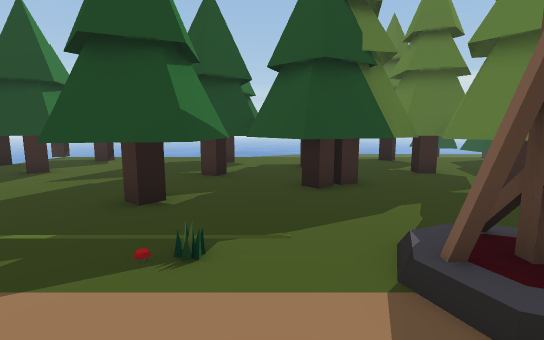
view 1 (above)

17 first-person views from a walk through a Unity game level. The camera is 1.3 m above the floor, tilts 8° down and sees 85° across. The floor is counted in squares, 1 m on a side. Each view is taken from the middle of a square. On the plan, view 1 faces up. The plan holds only what a view shows up to about 14 squares ahead; the rest is blank. The place goes on beyond the plan.

view 2
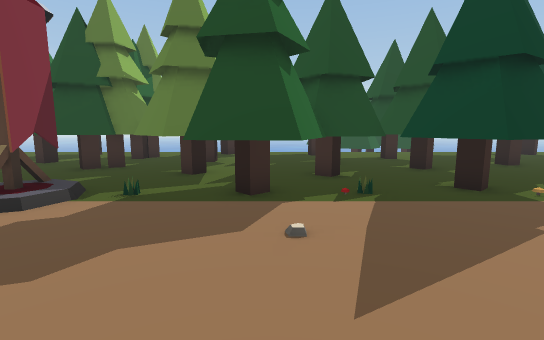

view 3
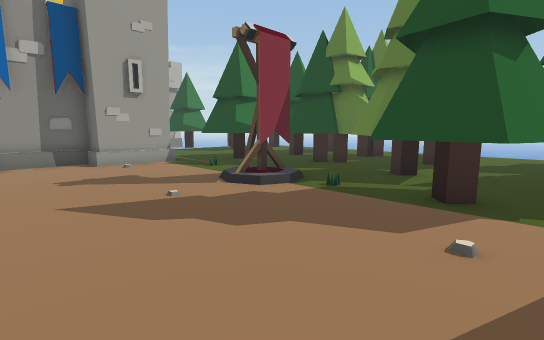

view 4
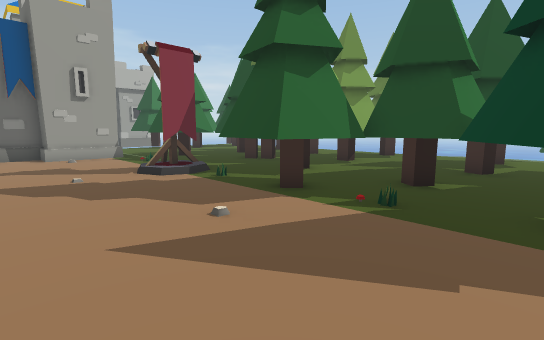

view 5
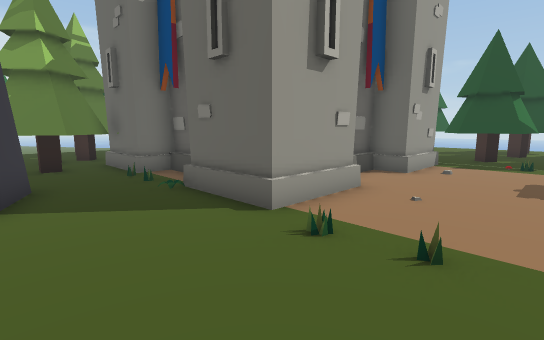

view 6
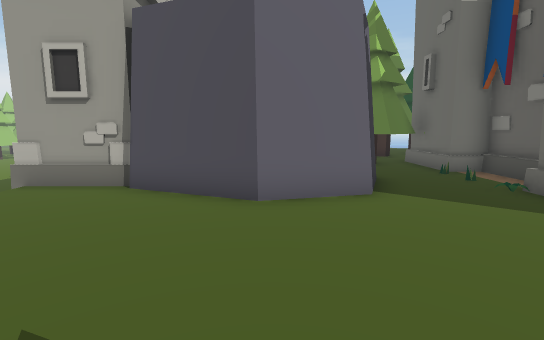

view 7
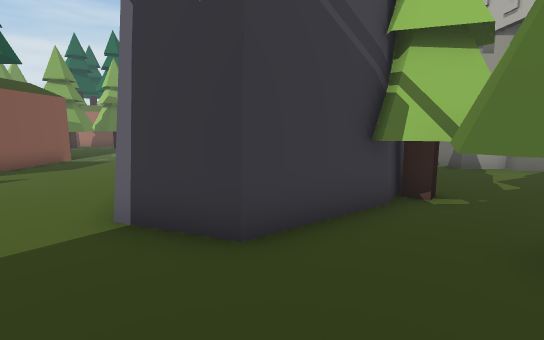

view 8
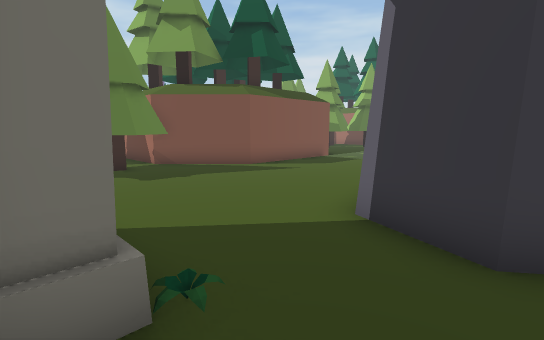

view 9
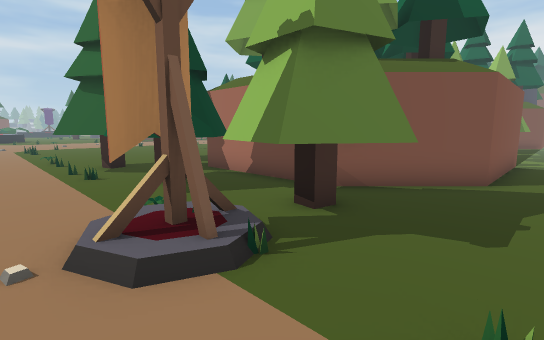

view 10
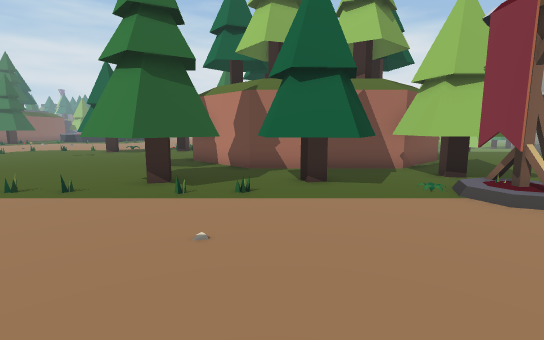

view 11
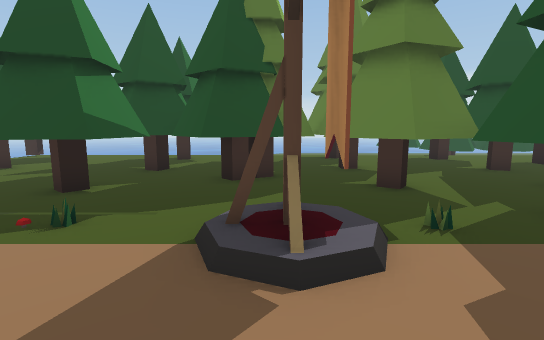

view 12
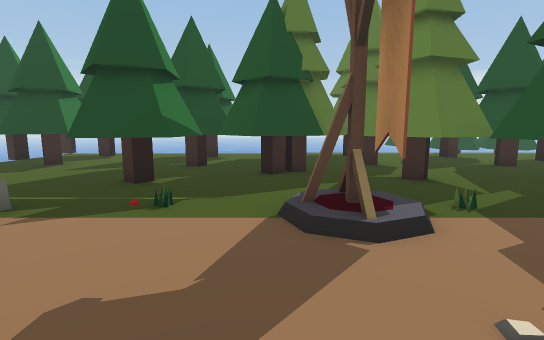

view 13
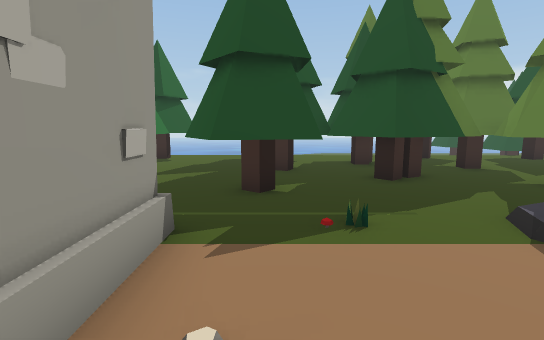

view 14
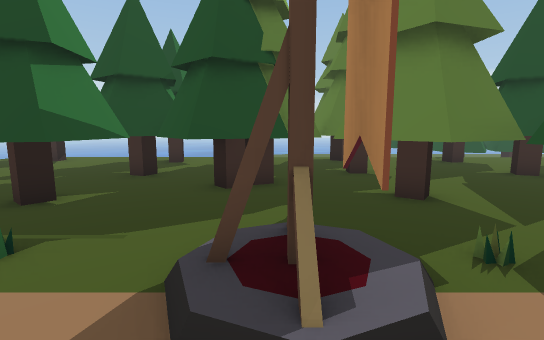

view 15
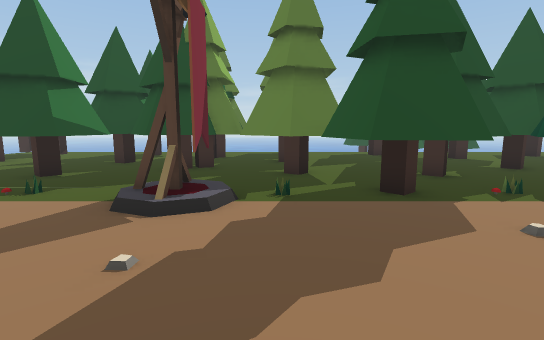

view 16
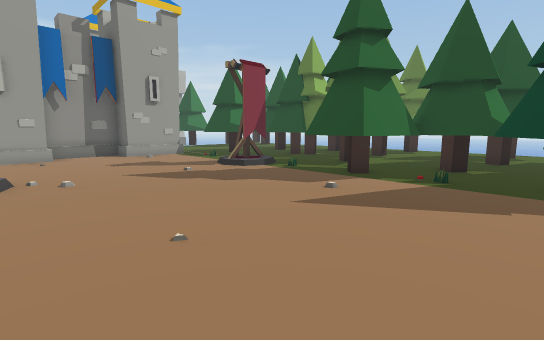

view 17
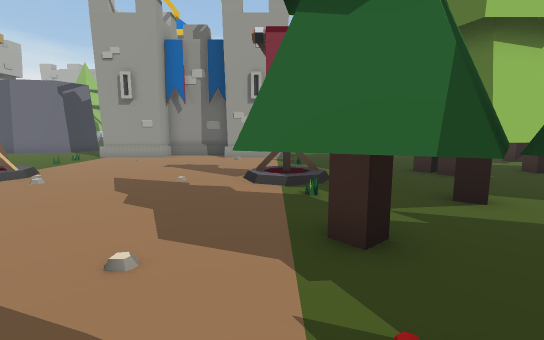

### Floor plan
Key: @ floor where view 1 was taken; # wall or solid block; . main floor; : floor 0.25 m higher than the main floor; / step, stairs or slope; = window, fence, low wall or low ledge; ^ raised ledge; T tree; R rock; O other object.
Columns run from 14 left of view 1 to 11 right of it. Each row starts with its distance up from view 1.
 13      TTTT^^^T^^^^ ##^^^T^^
 12      ^T##^^T##^^^ ##T^T#T^
 11     ##TTT^^T#T^TT^TT^^T#TT
 10     #T^T^^^^^TT##TTT^^^^^T
  9      ^T#T^^T#TTTTT##T^T#TT
  8       T#T^^T#TT TTTTT^T#TT
  7        ^^^^ T# TTTT  ^#TTT
  6         ^^  TTTTTTT#T  TTT
  5          ^TT#TTT.TTTT###TT
  4          ^^TTT=...T#TTTTTT
  3           ......O:.T##T.T#
  2           #.....OO..TTT..T
  1           #...............
  0          ##...@...........
 -1          #................
 -2          #................
 -3          ##...............
 -4      #### #...............
 -5 TT  T#..###.....O:........
 -6 TTTT....##......OO/TTT.TT.
 -7    #T..........TTT/T#TTT#T
 -8    #T..R.......T#TTT#T. T
 -9    TTR###......TTT TT
-10    TR## #.......#######
-11    #T   #R.....##
-12         #.....##
-13        ##.....#
-14        #R.....#
-15 #      #......#
-16 #      #..  ..#
-17        ^^     #

Positions as (right, up) in squares from view 1, and headings:
1: (0, 0), facing up
2: (7, -3), facing up
3: (8, -3), facing up-left
4: (11, -2), facing up-left
5: (0, -9), facing up-left
6: (0, -11), facing left
7: (-8, -5), facing down
8: (-8, -5), facing down-right
9: (-1, -4), facing down-right
10: (7, 0), facing down
11: (2, -1), facing up
12: (1, -2), facing up
13: (-2, -1), facing up
14: (2, 0), facing up
15: (4, -3), facing up
16: (11, -5), facing up-left
17: (10, 2), facing left
